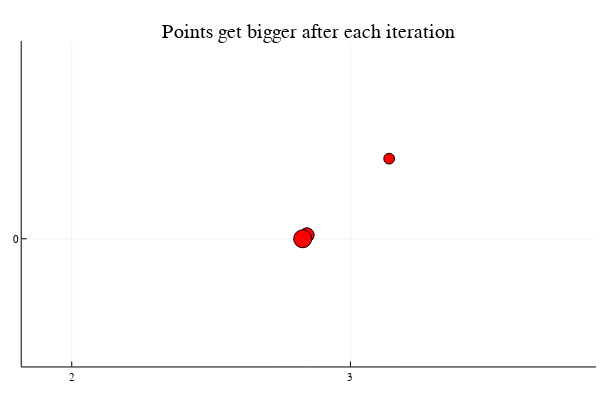

The code cell stored with this chart in its notebook:
### Code cell
#import Pkg; Pkg.add("PlotlyBase")
f(x) = x^2 - 8

x0,xs = Newton(1.0,f, 4)

println("Numerical result is x_0 = ", x0)
println("Analytical result is sqrt(8) = ",√8)

plotly()
markersize = [9*i/length(xs) for i = 1:length(xs)]
println(markersize)
scatter(xs, f.(xs), color = "red", label = false, ms = markersize)
title!("Points get bigger after each iteration")

### Figure 1 — Plotly figure (JSON) as saved in the notebook; plotly's stock layout.template omitted (floating-point values rounded to 4 significant figures)
{"data": [{"colorbar": {"len": 0.9039, "title": {"text": ""}, "x": 0.9934, "y": 0.4896}, "legendgroup": "", "marker": {"color": "rgba(255, 0, 0, 1.000)", "line": {"color": "rgba(0, 0, 0, 1)", "width": 1}, "size": 3.6, "symbol": "circle"}, "mode": "markers", "name": "", "selectedpoints": [], "showlegend": false, "type": "scatter", "x": [1], "xaxis": "x", "y": [-7], "yaxis": "y"}, {"colorbar": {"len": 0.9039, "title": {"text": ""}, "x": 0.9934, "y": 0.4896}, "legendgroup": "", "marker": {"color": "rgba(255, 0, 0, 1.000)", "line": {"color": "rgba(0, 0, 0, 1)", "width": 1}, "size": 7.2, "symbol": "circle"}, "mode": "markers", "name": "", "selectedpoints": [], "showlegend": false, "type": "scatter", "x": [4.5], "xaxis": "x", "y": [12.25], "yaxis": "y"}, {"colorbar": {"len": 0.9039, "title": {"text": ""}, "x": 0.9934, "y": 0.4896}, "legendgroup": "", "marker": {"color": "rgba(255, 0, 0, 1.000)", "line": {"color": "rgba(0, 0, 0, 1)", "width": 1}, "size": 10.8, "symbol": "circle"}, "mode": "markers", "name": "", "selectedpoints": [0], "showlegend": false, "type": "scatter", "x": [3.139], "xaxis": "x", "y": [1.853], "yaxis": "y"}, {"colorbar": {"len": 0.9039, "title": {"text": ""}, "x": 0.9934, "y": 0.4896}, "legendgroup": "", "marker": {"color": "rgba(255, 0, 0, 1.000)", "line": {"color": "rgba(0, 0, 0, 1)", "width": 1}, "size": 14.4, "symbol": "circle"}, "mode": "markers", "name": "", "selectedpoints": [0], "showlegend": false, "type": "scatter", "x": [2.844], "xaxis": "x", "y": [0.08709], "yaxis": "y"}, {"colorbar": {"len": 0.9039, "title": {"text": ""}, "x": 0.9934, "y": 0.4896}, "legendgroup": "", "marker": {"color": "rgba(255, 0, 0, 1.000)", "line": {"color": "rgba(0, 0, 0, 1)", "width": 1}, "size": 18, "symbol": "circle"}, "mode": "markers", "name": "", "selectedpoints": [0], "showlegend": false, "type": "scatter", "x": [2.828], "xaxis": "x", "y": [0.0002345], "yaxis": "y"}], "layout": {"annotations": [{"font": {"color": "rgba(0, 0, 0, 1)", "family": "sans-serif", "size": 20}, "rotation": 0, "showarrow": false, "text": "Points get bigger after each iteration", "x": 0.5148, "xanchor": "center", "xref": "paper", "y": 1, "yanchor": "top", "yref": "paper"}], "dragmode": "zoom", "height": 400, "legend": {"bgcolor": "rgba(255, 255, 255, 1.000)", "bordercolor": "rgba(0, 0, 0, 1)", "borderwidth": 1, "font": {"color": "rgba(0, 0, 0, 1)", "family": "sans-serif", "size": 11}, "title": {"font": {"color": "rgba(0, 0, 0, 1)", "family": "sans-serif", "size": 15}, "text": ""}, "tracegroupgap": 0, "traceorder": "normal", "x": 1, "xanchor": "auto", "y": 1, "yanchor": "auto"}, "margin": {"b": 20, "l": 0, "r": 0, "t": 20}, "paper_bgcolor": "rgba(255, 255, 255, 1.000)", "plot_bgcolor": "rgba(255, 255, 255, 1.000)", "showlegend": true, "width": 600, "xaxis": {"anchor": "y", "autorange": false, "domain": [0.03619, 0.9934], "gridcolor": "rgba(0, 0, 0, 0.1)", "gridwidth": 0.5, "linecolor": "rgba(0, 0, 0, 1)", "mirror": false, "range": [1.821, 3.881], "showgrid": true, "showline": true, "showticklabels": true, "tickangle": 0, "tickcolor": "rgb(0, 0, 0)", "tickfont": {"color": "rgba(0, 0, 0, 1)", "family": "sans-serif", "size": 11}, "tickmode": "array", "ticks": "inside", "ticktext": ["1", "2", "3", "4"], "tickvals": [1, 2, 3, 4], "title": {"font": {"color": "rgba(0, 0, 0, 1)", "family": "sans-serif", "size": 15}, "text": ""}, "type": "linear", "visible": true, "zeroline": false, "zerolinecolor": "rgba(0, 0, 0, 1)"}, "yaxis": {"anchor": "x", "autorange": false, "domain": [0.03762, 0.9415], "gridcolor": "rgba(0, 0, 0, 0.1)", "gridwidth": 0.5, "linecolor": "rgba(0, 0, 0, 1)", "mirror": false, "range": [-2.952, 4.572], "showgrid": true, "showline": true, "showticklabels": true, "tickangle": 0, "tickcolor": "rgb(0, 0, 0)", "tickfont": {"color": "rgba(0, 0, 0, 1)", "family": "sans-serif", "size": 11}, "tickmode": "array", "ticks": "inside", "ticktext": ["−5", "0", "5", "10"], "tickvals": [-5, 0, 5, 10], "title": {"font": {"color": "rgba(0, 0, 0, 1)", "family": "sans-serif", "size": 15}, "text": ""}, "type": "linear", "visible": true, "zeroline": false, "zerolinecolor": "rgba(0, 0, 0, 1)"}}}
